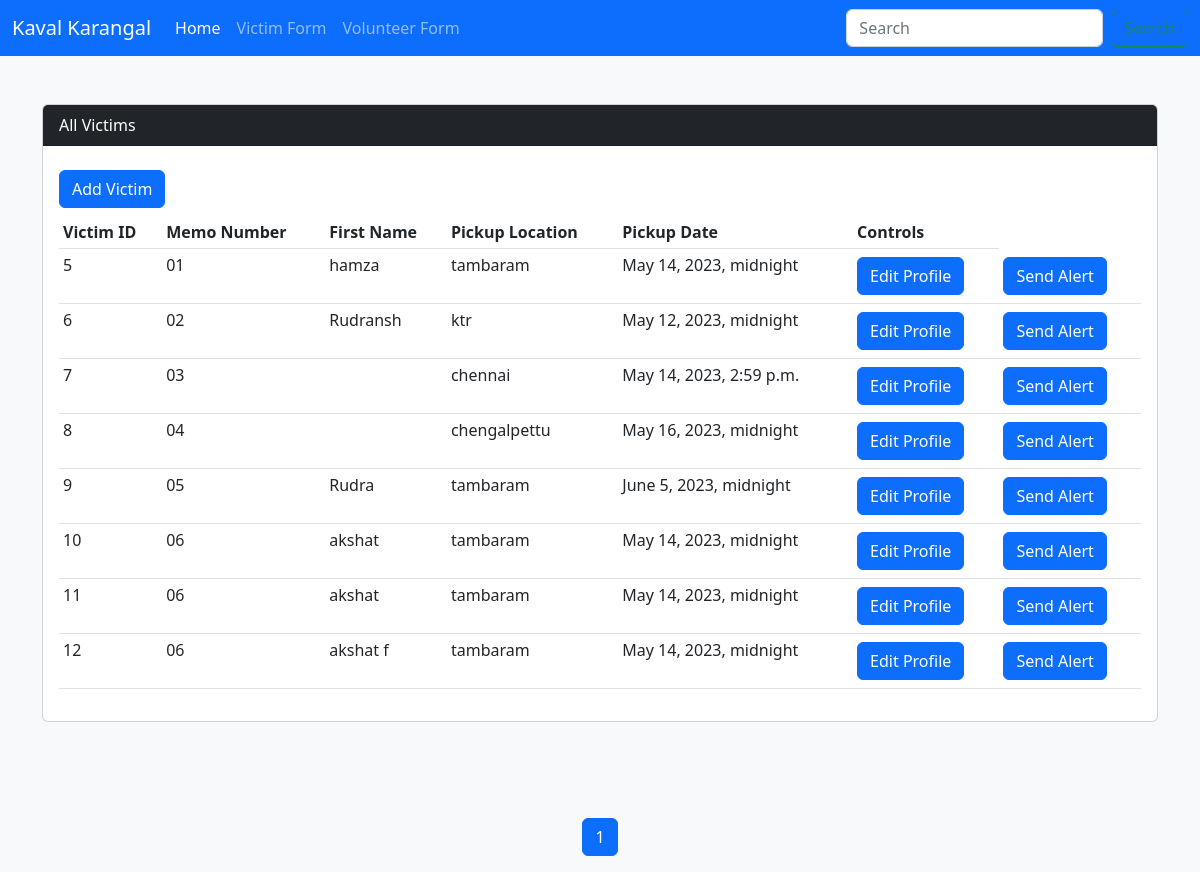
The app's page /victims/index, older data.
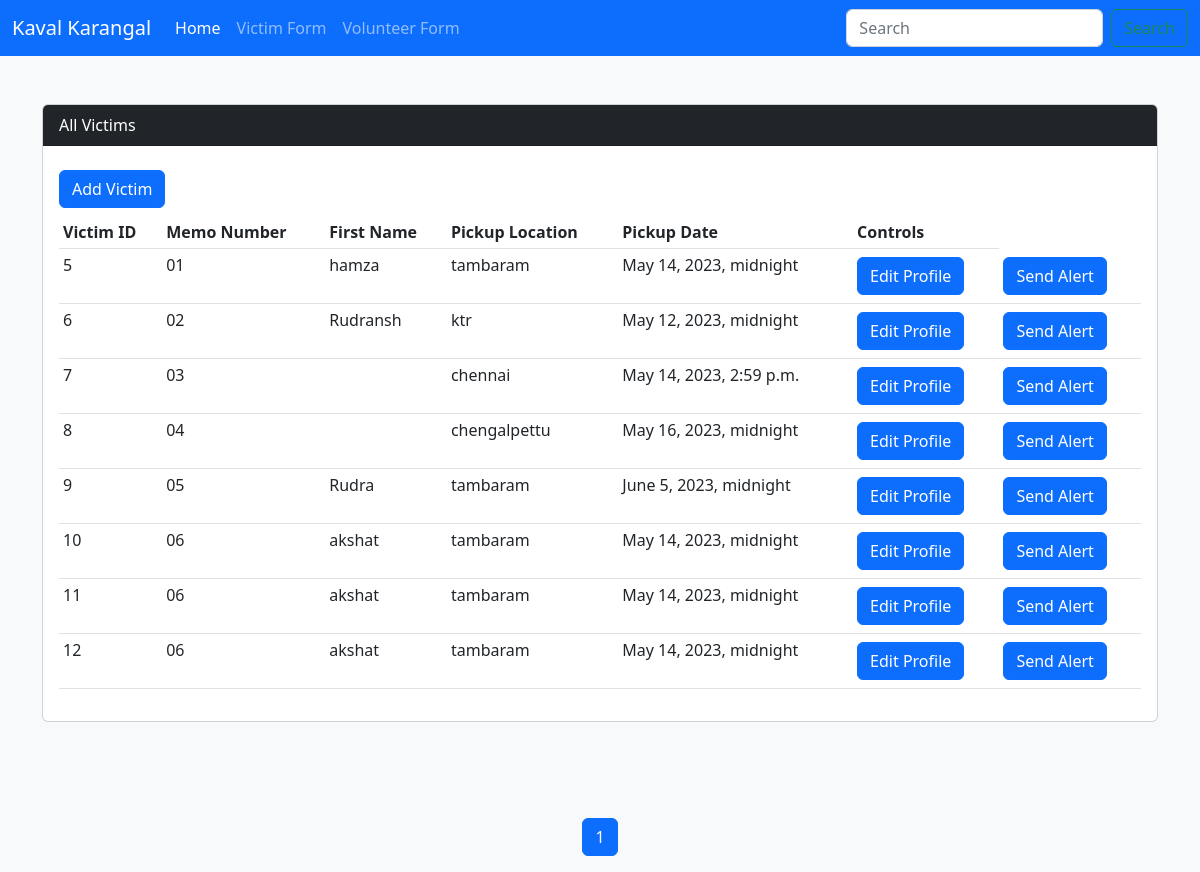
The same page, newer data.
### victims/models.py (models this page shows, shortened)
class All_profiles(models.Model):
    GENDER_LISTS=(
        ('MALE','MALE'),
        ('FEMALE','FEMALE'),
        ('OTHER','OTHER')
    )
    memo_no = models.CharField(max_length=50,default="",blank =True)
    first_name = models.CharField(max_length=50,default="",blank=True)
    last_name = models.CharField(max_length=50, default="", blank=True)
    age = models.IntegerField()
    gender = models.CharField(max_length=20,choices=GENDER_LISTS)
    ngo_assigned = models.CharField(max_length=100,default="",blank=True)
    description = models.CharField(max_length=1000)
    pickup_location = models.CharField(max_length=1000, default="", blank=True)
    pickup_date = models.DateTimeField()
    Image = models.ImageField(upload_to="victims/images",default="")
    class Meta:
        verbose_name = "All Profile"

### victims/views.py (the view)
# urls.py: path('', views.index),
def index(request):
    victims = All_profiles.objects.all().order_by('-id')
    p = Paginator(All_profiles.objects.all(),10)
    page = request.GET.get('page')
    victims_per_page = p.get_page(page)
    nums = "a" * victims_per_page.paginator.num_pages
    return render(request,"victims/index.html",{"victims":victims,'victims_per_page':victims_per_page,'nums' : nums})

### victims/templates/victims/index.html (shortened to what this page needs)
{% extends "layout/base.html" %}
{% block content %}
<div class="container my-5">
    <div class="card">
        <div class="card-header bg-dark text-white ">All Victims </div>
        <div class="card-body">
            <a class="btn btn-primary my-2" href="{% url 'victims:add' %}">Add Victim</a>
            <table class="table table-hover table-sm">
                <thead>
                    <tr>
                        <th>Victim ID</th>
                        <th>Memo Number</th>
                        <th>First Name</th>
                        <th>Pickup Location</th>
                        <th>Pickup Date</th>
                        <th>Controls</th>
                    </tr>
                </thead>
                <tbody>
                    {% for victim in victims_per_page %}
                    <tr>
                        <td>{{victim.id}}</td>
                        <td>{{victim.memo_no}}</td>
                        <td>{{victim.first_name}}</td>
                        <td>{{victim.pickup_location}}</td>
                        <td>{{victim.pickup_date }}</td>
                        <td> <a class="btn btn-primary my-1" href="{% url 'victims:update_view' victim.id %}">Edit Profile</a></td>
                        <td> <a class="btn btn-primary my-1" href="{% url 'victims:add' %}">Send Alert</a></td>
                    </tr>
                    {% endfor %}
                </tbody>
            </table>
        </div>
        </div>
    </div>
<br/></br/>
<nav aria-label="Page navigation example">
    <ul class="pagination justify-content-center">
{% for i in victims_per_page.paginator.page_range %}
{% if victims_per_page.number == i %}
<li class="page-item active"><span class="page-link">{{ i }}</span class="sr-only"></li>
{% elif i > victims_per_page.number|add:'-2' and i < victims_per_page.number|add:'2' %}
<li class="page-item"><a href="/victims/index?page={{ i }}" class="page-link">{{ i }}</a></li>
{% endif %}
{% endfor %}
</ul>
</nav>
{% endblock %}

### templates/layout/base.html (shortened to what this page needs)
{% load static %}
<!DOCTYPE html>
<html lang="en">
<head>
	<link rel="stylesheet" href=
		"https://use.fontawesome.com/releases/v5.7.0/css/all.css"
		integrity=
"sha384-lZN37f5QGtY3VHgisS14W3ExzMWZxybE1SJSEsQp9S+oqd12jhcu+A56Ebc1zFSJ"
 />
	<link rel="stylesheet" href="https://cdn.jsdelivr.net/npm/bootstrap@5.2.3/dist/css/bootstrap.min.css">
</head>
<body class="bg-light">
{% include "layout/navbar.html" %}
{% block content %}{% endblock %}
</body>
</html>

### templates/layout/navbar.html (shortened to what this page needs)
<nav class="navbar navbar-expand-md bg-primary navbar-dark">
  <div class="container-fluid">
    <a class="navbar-brand" href="#">Kaval Karangal</a>
    <div class="collapse navbar-collapse" id="navbarSupportedContent">
      <ul class="navbar-nav me-auto mb-2 mb-lg-0">
        <li class="nav-item">
          <a class="nav-link active" aria-current="page" href="homepage">Home</a>
        </li>
        <li class="nav-item">
          <a class="nav-link" href="victims/index">Victim Form</a>
        </li>
        <li class="nav-item">
          <a class="nav-link" href="volunteers/index">Volunteer Form</a>
        </li>
      </ul>
      <form class="d-flex" role="search">
        <input class="form-control me-2" type="search" placeholder="Search" aria-label="Search">
        <button class="btn btn-outline-success" type="submit">Search</button>
      </form>
    </div>
  </div>
</nav>

Row changes from the older to the newer data that the page shows:
changed All_profiles id 12: first_name "akshat f" → "akshat"
